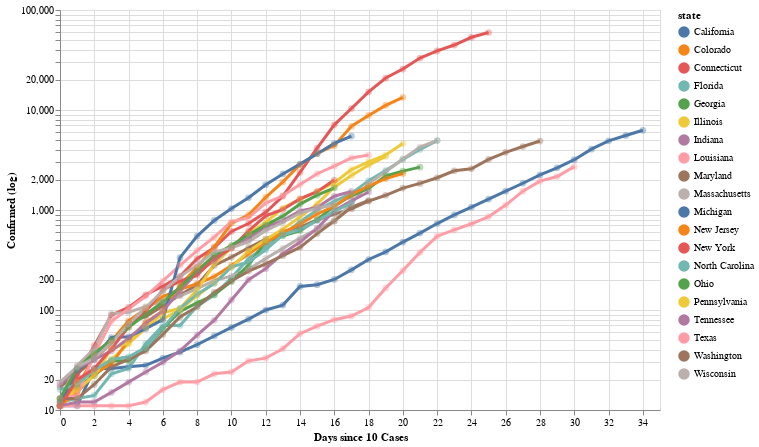

The notebook cell saved with this chart:
### Code cell
quarantine_df = pd.read_csv('quarantine-activity-US.csv')
quarantine_cols = ['Province_State', 'Date Enacted', 'Lockdown Type']
quarantine_df = quarantine_df[quarantine_cols]

# CovidChart expects to have the following columns
quarantine_df = quarantine_df.rename(columns={'Date Enacted': 'lockdown_date', 'Lockdown Type': 'lockdown_type'})

# needs to have name identical to groupcol
nyt_quarantine_df = quarantine_df.rename(columns={'Province_State': 'state'})
nyt_chart = CovidChart(
    './nyt-us-states.csv', 
    groupcol='state', 
    start_criterion=DaysSinceNumReached(10, 'cases'), 
    ycol='cases', 
    top_k_groups=20, 
    quarantine_df=nyt_quarantine_df
)
nyt_chart = nyt_chart.set_ytitle('Confirmed (log)')
nyt_chart = nyt_chart.set_xtitle('Days since 10 Cases')
spec = nyt_chart.spec
spec.lines = True
# spec.points = False
# spec.tooltip_text = False
# spec.tooltip_rules = False
# spec.tooltip_points = False
# spec.has_tooltips = False

spec.lockdown_extrapolation = True
spec.tooltip_text = True
nyt_chart.set_width(600).set_height(400)
nyt_chart.set_xdomain((0, 35)).set_ydomain((10, 100000))
altChart = nyt_chart.compile()
altChart

### Figure 1 — Vega-Lite specification as saved in the notebook (floating-point values rounded to 4 significant figures; data arrays with more than 128 entries replaced by an {"elided": "..."} marker saying what was removed)
{"config": {"view": {"continuousWidth": 400, "continuousHeight": 300}}, "layer": [{"mark": {"type": "point", "filled": true, "size": 400}, "encoding": {"color": {"type": "nominal", "field": "state"}, "detail": {"type": "nominal", "field": "state"}, "opacity": {"value": 0}, "x": {"type": "quantitative", "field": "x", "scale": {"domain": [0, 35]}, "title": "Days since 10 Cases"}, "y": {"type": "quantitative", "field": "y", "scale": {"domain": [10, 100000], "type": "log"}, "title": "Confirmed (log)"}}, "height": 400, "transform": [{"filter": "datum.y !== null"}, {"filter": "datum.y > 0"}], "width": 600}, {"mark": "point", "encoding": {"opacity": {"value": 0}, "x": {"type": "quantitative", "field": "x"}}, "height": 400, "selection": {"selector011": {"type": "single", "nearest": true, "on": "mouseover", "fields": ["x"], "empty": "none"}}, "width": 600}, {"mark": {"type": "point", "filled": true, "size": 400}, "encoding": {"color": {"type": "nominal", "field": "state"}, "detail": {"type": "nominal", "field": "state"}, "opacity": {"condition": {"value": 0.0, "test": "!isDefined(click.state) || !isDefined(click_state) || click.state == datum.state || click.state == \"\""}, "value": 0.0}, "x": {"type": "quantitative", "field": "x", "scale": {"domain": [0, 35]}, "title": "Days since 10 Cases"}, "y": {"type": "quantitative", "field": "y", "scale": {"domain": [10, 100000], "type": "log"}, "title": "Confirmed (log)"}}, "height": 400, "selection": {"click": {"type": "single", "fields": ["state"], "on": "click", "empty": "all", "bind": {"input": "select", "options": ["", "California", "Texas", "Washington", "New York", "Florida", "Massachusetts", "Georgia", "Colorado", "Illinois", "New Jersey", "Pennsylvania", "Indiana", "Louisiana", "Maryland", "Michigan", "North Carolina", "Tennessee", "Connecticut", "Ohio", "Wisconsin"], "name": "Filter on state: "}}}, "transform": [{"filter": "datum.y !== null"}, {"filter": "datum.y > 0"}, {"filter": "!isDefined(click.state) || !isDefined(click_state) || click.state == datum.state || click.state == \"\""}], "width": 600}, {"mark": {"type": "line", "size": 3}, "encoding": {"color": {"type": "nominal", "field": "state"}, "detail": {"type": "nominal", "field": "state"}, "opacity": {"condition": {"value": 1, "test": "!isDefined(click.state) || !isDefined(click_state) || click.state == datum.state || click.state == \"\""}, "value": 0.1}, "x": {"type": "quantitative", "field": "x", "scale": {"domain": [0, 35]}, "title": "Days since 10 Cases"}, "y": {"type": "quantitative", "field": "y", "scale": {"domain": [10, 100000], "type": "log"}, "title": "Confirmed (log)"}}, "height": 400, "transform": [{"filter": "datum.y !== null"}, {"filter": "datum.y > 0"}], "width": 600}, {"mark": {"type": "point", "filled": true, "size": 45}, "encoding": {"color": {"type": "nominal", "field": "state"}, "detail": {"type": "nominal", "field": "state"}, "opacity": {"condition": {"value": 0.4, "test": "!isDefined(click.state) || !isDefined(click_state) || click.state == datum.state || click.state == \"\""}, "value": 0.1}, "x": {"type": "quantitative", "field": "x", "scale": {"domain": [0, 35]}, "title": "Days since 10 Cases"}, "y": {"type": "quantitative", "field": "y", "scale": {"domain": [10, 100000], "type": "log"}, "title": "Confirmed (log)"}}, "height": 400, "transform": [{"filter": "datum.y !== null"}, {"filter": "datum.y > 0"}], "width": 600}, {"mark": {"type": "point", "filled": true}, "encoding": {"color": {"type": "nominal", "field": "state"}, "detail": {"type": "nominal", "field": "state"}, "opacity": {"condition": {"value": 1, "selection": "selector011"}, "value": 0}, "x": {"type": "quantitative", "field": "x", "scale": {"domain": [0, 35]}, "title": "Days since 10 Cases"}, "y": {"type": "quantitative", "field": "y", "scale": {"domain": [10, 100000], "type": "log"}, "title": "Confirmed (log)"}}, "height": 400, "transform": [{"filter": "datum.y !== null"}, {"filter": "datum.y > 0"}, {"filter": "isDefined(click.state) && click.state == datum.state"}], "width": 600}, {"mark": {"type": "text", "align": "left", "dx": 5, "dy": -5}, "encoding": {"color": {"value": "black"}, "detail": {"type": "nominal", "field": "state"}, "opacity": {"value": 1}, "text": {"condition": {"type": "nominal", "field": "tooltip_text", "selection": "selector011"}, "value": " "}, "x": {"type": "quantitative", "field": "x", "scale": {"domain": [0, 35]}, "title": "Days since 10 Cases"}, "y": {"type": "quantitative", "field": "y", "scale": {"domain": [10, 100000], "type": "log"}, "title": "Confirmed (log)"}}, "height": 400, "transform": [{"filter": "datum.y !== null"}, {"filter": "datum.y > 0"}, {"calculate": "datum.state + \": \" + datum.y", "as": "tooltip_text"}, {"filter": "isDefined(click.state) && click.state == datum.state"}], "width": 600}, {"mark": {"type": "rule", "color": "gray"}, "encoding": {"x": {"type": "quantitative", "field": "x"}}, "height": 400, "transform": [{"filter": {"selection": "selector011"}}, {"filter": "isDefined(click.state) && isDefined(click_state) && click.state != \"\""}], "width": 600}, {"mark": {"type": "rule", "strokeDash": [7, 3]}, "encoding": {"color": {"type": "nominal", "field": "state"}, "detail": {"type": "nominal", "field": "state"}, "x": {"type": "quantitative", "field": "x"}}, "height": 400, "transform": [{"filter": "datum.x == datum.lockdown_x"}, {"filter": "isDefined(click.state) && click.state == datum.state"}], "width": 600}, {"mark": {"type": "text", "align": "left", "dx": 5, "dy": -200}, "encoding": {"color": {"value": "black"}, "detail": {"type": "nominal", "field": "state"}, "text": {"condition": {"type": "nominal", "field": "lockdown_tooltip_text", "selection": "selector011"}, "value": " "}, "x": {"type": "quantitative", "field": "x"}}, "height": 400, "transform": [{"filter": "datum.x == datum.lockdown_x"}, {"filter": "isDefined(click.state) && click.state == datum.state"}, {"calculate": "datum.state + \" \" + datum.lockdown_type", "as": "lockdown_tooltip_text"}, {"filter": "isDefined(click.state) && click.state == datum.state"}], "width": 600}, {"mark": {"type": "line", "size": 3, "strokeDash": [1, 1]}, "encoding": {"color": {"type": "nominal", "field": "state"}, "detail": {"type": "nominal", "field": "state"}, "x": {"type": "quantitative", "field": "x", "scale": {"domain": [0, 35]}, "title": "Days since 10 Cases"}, "y": {"type": "quantitative", "field": "model_y", "scale": {"domain": [10, 100000], "type": "log"}, "title": "Confirmed (log)"}}, "height": 400, "transform": [{"filter": "datum.lockdown_x != null"}, {"filter": "datum.x >= datum.lockdown_x"}, {"filter": "datum.y !== null"}, {"calculate": "datum.lockdown_y * pow(datum.lockdown_slope, datum.x - datum.lockdown_x)", "as": "model_y"}, {"filter": "isDefined(click.state) && click.state == datum.state"}], "width": 600}, {"mark": {"type": "text", "align": "left", "dx": 5, "dy": -20}, "encoding": {"color": {"value": "black"}, "detail": {"type": "nominal", "field": "state"}, "opacity": {"value": 1}, "text": {"condition": {"type": "nominal", "field": "extrap_text", "selection": "selector011"}, "value": " "}, "x": {"type": "quantitative", "field": "x", "scale": {"domain": [0, 35]}, "title": "Days since 10 Cases"}, "y": {"type": "quantitative", "field": "model_y", "scale": {"domain": [10, 100000], "type": "log"}, "title": "Confirmed (log)"}}, "height": 400, "transform": [{"filter": "datum.lockdown_x != null"}, {"filter": "datum.x >= datum.lockdown_x"}, {"filter": "datum.y !== null"}, {"calculate": "datum.lockdown_y * pow(datum.lockdown_slope, datum.x - datum.lockdown_x)", "as": "model_y"}, {"filter": "isDefined(click.state) && click.state == datum.state"}, {"calculate": "\"trend at lockdown for \" + datum.state", "as": "extrap_text"}], "width": 600}], "data": {"name": "data-bcfed4b5008cfa26257a13fad4c69e72"}, "$schema": "https://vega.github.io/schema/vega-lite/v4.0.0.json", "datasets": {"data-bcfed4b5008cfa26257a13fad4c69e72": {"elided": "434 records"}}}
